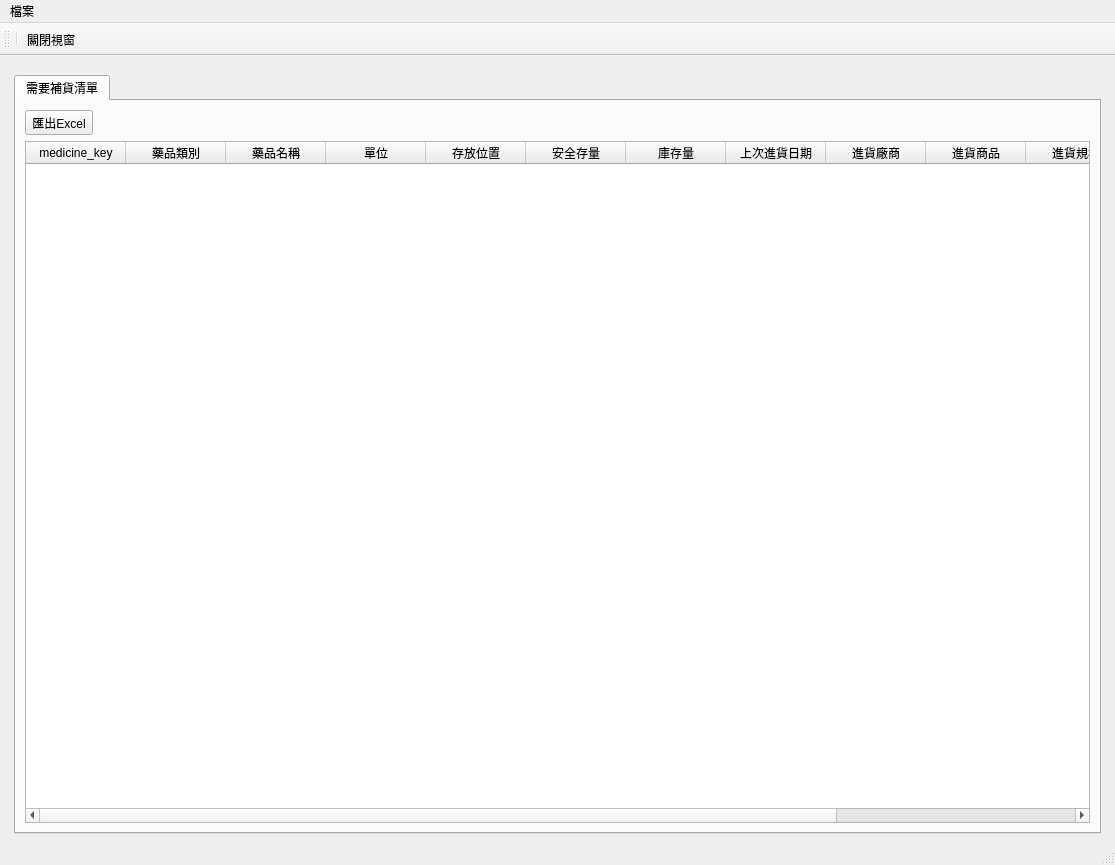
<?xml version="1.0" encoding="UTF-8"?>
<ui version="4.0">
 <class>Stock</class>
 <widget class="QMainWindow" name="Stock">
  <property name="geometry">
   <rect>
    <x>0</x>
    <y>0</y>
    <width>1115</width>
    <height>865</height>
   </rect>
  </property>
  <property name="windowTitle">
   <string>銷貨</string>
  </property>
  <widget class="QWidget" name="centralwidget">
   <layout class="QHBoxLayout" name="horizontalLayout">
    <item>
     <layout class="QVBoxLayout" name="verticalLayout">
      <property name="leftMargin">
       <number>5</number>
      </property>
      <property name="topMargin">
       <number>10</number>
      </property>
      <property name="rightMargin">
       <number>5</number>
      </property>
      <item>
       <widget class="QTabWidget" name="tabWidget_stock">
        <widget class="QWidget" name="tab">
         <attribute name="title">
          <string>需要補貨清單</string>
         </attribute>
         <layout class="QVBoxLayout" name="verticalLayout_2">
          <item>
           <layout class="QHBoxLayout" name="horizontalLayout_2">
            <item>
             <widget class="QToolButton" name="toolButton_export_to_excel">
              <property name="text">
               <string>匯出Excel</string>
              </property>
              <property name="icon">
               <iconset>
                <normaloff>../icons/document-export.svg</normaloff>../icons/document-export.svg</iconset>
              </property>
              <property name="toolButtonStyle">
               <enum>Qt::ToolButtonTextBesideIcon</enum>
              </property>
             </widget>
            </item>
            <item>
             <spacer name="horizontalSpacer">
              <property name="orientation">
               <enum>Qt::Horizontal</enum>
              </property>
              <property name="sizeHint" stdset="0">
               <size>
                <width>40</width>
                <height>20</height>
               </size>
              </property>
             </spacer>
            </item>
           </layout>
          </item>
          <item>
           <widget class="QTableWidget" name="tableWidget_medicine">
            <property name="editTriggers">
             <set>QAbstractItemView::NoEditTriggers</set>
            </property>
            <property name="alternatingRowColors">
             <bool>true</bool>
            </property>
            <property name="selectionMode">
             <enum>QAbstractItemView::SingleSelection</enum>
            </property>
            <property name="selectionBehavior">
             <enum>QAbstractItemView::SelectRows</enum>
            </property>
            <column>
             <property name="text">
              <string>medicine_key</string>
             </property>
            </column>
            <column>
             <property name="text">
              <string>藥品類別</string>
             </property>
            </column>
            <column>
             <property name="text">
              <string>藥品名稱</string>
             </property>
            </column>
            <column>
             <property name="text">
              <string>單位</string>
             </property>
            </column>
            <column>
             <property name="text">
              <string>存放位置</string>
             </property>
            </column>
            <column>
             <property name="text">
              <string>安全存量</string>
             </property>
            </column>
            <column>
             <property name="text">
              <string>庫存量</string>
             </property>
            </column>
            <column>
             <property name="text">
              <string>上次進貨日期</string>
             </property>
            </column>
            <column>
             <property name="text">
              <string>進貨廠商</string>
             </property>
            </column>
            <column>
             <property name="text">
              <string>進貨商品</string>
             </property>
            </column>
            <column>
             <property name="text">
              <string>進貨規格</string>
             </property>
            </column>
            <column>
             <property name="text">
              <string>進貨單價</string>
             </property>
            </column>
            <column>
             <property name="text">
              <string>進貨數量</string>
             </property>
            </column>
           </widget>
          </item>
         </layout>
        </widget>
       </widget>
      </item>
     </layout>
    </item>
   </layout>
  </widget>
  <widget class="QStatusBar" name="statusbar"/>
  <widget class="QToolBar" name="toolBar">
   <property name="windowTitle">
    <string>toolBar</string>
   </property>
   <property name="toolButtonStyle">
    <enum>Qt::ToolButtonTextUnderIcon</enum>
   </property>
   <attribute name="toolBarArea">
    <enum>TopToolBarArea</enum>
   </attribute>
   <attribute name="toolBarBreak">
    <bool>false</bool>
   </attribute>
   <addaction name="separator"/>
   <addaction name="action_close"/>
  </widget>
  <widget class="QMenuBar" name="menubar">
   <property name="geometry">
    <rect>
     <x>0</x>
     <y>0</y>
     <width>1115</width>
     <height>29</height>
    </rect>
   </property>
   <widget class="QMenu" name="menu">
    <property name="title">
     <string>檔案</string>
    </property>
   </widget>
   <addaction name="menu"/>
  </widget>
  <action name="action_close">
   <property name="icon">
    <iconset>
     <normaloff>../icons/application-exit.svg</normaloff>../icons/application-exit.svg</iconset>
   </property>
   <property name="text">
    <string>關閉視窗</string>
   </property>
  </action>
 </widget>
 <resources/>
 <connections/>
</ui>
